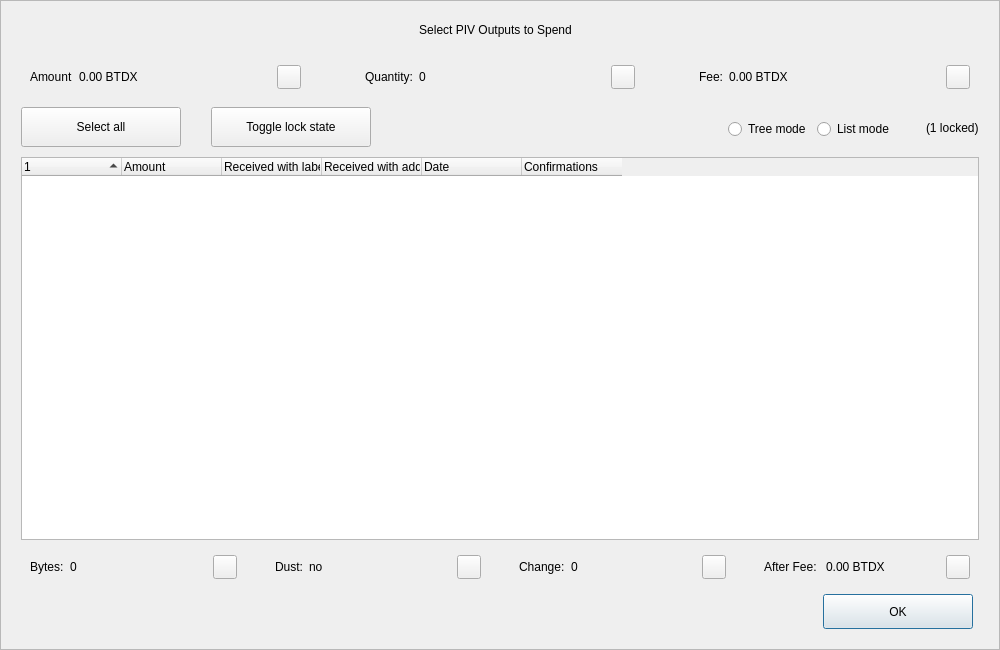
<?xml version="1.0" encoding="UTF-8"?>
<ui version="4.0">
 <class>CoinControlDialog</class>
 <widget class="QDialog" name="CoinControlDialog">
  <property name="geometry">
   <rect>
    <x>0</x>
    <y>0</y>
    <width>1000</width>
    <height>650</height>
   </rect>
  </property>
  <property name="minimumSize">
   <size>
    <width>950</width>
    <height>650</height>
   </size>
  </property>
  <property name="windowTitle">
   <string>Coin Selection</string>
  </property>
  <property name="styleSheet">
   <string notr="true"/>
  </property>
  <layout class="QVBoxLayout" name="verticalLayout">
   <property name="spacing">
    <number>0</number>
   </property>
   <property name="leftMargin">
    <number>0</number>
   </property>
   <property name="topMargin">
    <number>0</number>
   </property>
   <property name="rightMargin">
    <number>0</number>
   </property>
   <property name="bottomMargin">
    <number>0</number>
   </property>
   <item>
    <widget class="QFrame" name="frameContainer">
     <property name="toolTipDuration">
      <number>0</number>
     </property>
     <property name="frameShape">
      <enum>QFrame::StyledPanel</enum>
     </property>
     <property name="frameShadow">
      <enum>QFrame::Raised</enum>
     </property>
     <layout class="QVBoxLayout" name="verticalLayout_2">
      <property name="leftMargin">
       <number>0</number>
      </property>
      <property name="rightMargin">
       <number>0</number>
      </property>
      <property name="bottomMargin">
       <number>20</number>
      </property>
      <item>
       <layout class="QHBoxLayout" name="horizontalLayout_12">
        <property name="spacing">
         <number>0</number>
        </property>
        <property name="leftMargin">
         <number>20</number>
        </property>
        <property name="rightMargin">
         <number>30</number>
        </property>
        <item>
         <spacer name="horizontalSpacer_4">
          <property name="orientation">
           <enum>Qt::Horizontal</enum>
          </property>
          <property name="sizeHint" stdset="0">
           <size>
            <width>40</width>
            <height>20</height>
           </size>
          </property>
         </spacer>
        </item>
        <item>
         <widget class="QLabel" name="labelTitle">
          <property name="minimumSize">
           <size>
            <width>0</width>
            <height>40</height>
           </size>
          </property>
          <property name="maximumSize">
           <size>
            <width>16777215</width>
            <height>40</height>
           </size>
          </property>
          <property name="text">
           <string>Select PIV Outputs to Spend</string>
          </property>
          <property name="alignment">
           <set>Qt::AlignCenter</set>
          </property>
          <property name="margin">
           <number>7</number>
          </property>
         </widget>
        </item>
        <item>
         <spacer name="horizontalSpacer_5">
          <property name="orientation">
           <enum>Qt::Horizontal</enum>
          </property>
          <property name="sizeHint" stdset="0">
           <size>
            <width>40</width>
            <height>20</height>
           </size>
          </property>
         </spacer>
        </item>
       </layout>
      </item>
      <item>
       <layout class="QHBoxLayout" name="horizontalLayout_8">
        <property name="leftMargin">
         <number>20</number>
        </property>
        <property name="rightMargin">
         <number>20</number>
        </property>
        <item>
         <widget class="QWidget" name="layoutAmount" native="true">
          <layout class="QHBoxLayout" name="horizontalLayout_9" stretch="0,1,0">
           <item>
            <widget class="QLabel" name="labelCoinControlAmountText">
             <property name="text">
              <string>Amount</string>
             </property>
            </widget>
           </item>
           <item>
            <widget class="QLabel" name="labelCoinControlAmount">
             <property name="text">
              <string>0.00 BTDX</string>
             </property>
            </widget>
           </item>
           <item alignment="Qt::AlignHCenter|Qt::AlignVCenter">
            <widget class="QPushButton" name="pushButtonAmount">
             <property name="minimumSize">
              <size>
               <width>0</width>
               <height>24</height>
              </size>
             </property>
             <property name="maximumSize">
              <size>
               <width>24</width>
               <height>26</height>
              </size>
             </property>
             <property name="focusPolicy">
              <enum>Qt::NoFocus</enum>
             </property>
             <property name="styleSheet">
              <string notr="true">padding-bottom:2px;
padding-right:4px;</string>
             </property>
             <property name="text">
              <string/>
             </property>
            </widget>
           </item>
          </layout>
         </widget>
        </item>
        <item>
         <spacer name="horizontalSpacer_2">
          <property name="orientation">
           <enum>Qt::Horizontal</enum>
          </property>
          <property name="sizeType">
           <enum>QSizePolicy::Fixed</enum>
          </property>
          <property name="sizeHint" stdset="0">
           <size>
            <width>40</width>
            <height>20</height>
           </size>
          </property>
         </spacer>
        </item>
        <item>
         <widget class="QWidget" name="layoutQuantity" native="true">
          <layout class="QHBoxLayout" name="horizontalLayout_10" stretch="0,1,0">
           <item>
            <widget class="QLabel" name="labelCoinControlQuantityText">
             <property name="text">
              <string>Quantity:</string>
             </property>
            </widget>
           </item>
           <item>
            <widget class="QLabel" name="labelCoinControlQuantity">
             <property name="text">
              <string>0</string>
             </property>
            </widget>
           </item>
           <item alignment="Qt::AlignHCenter|Qt::AlignVCenter">
            <widget class="QPushButton" name="pushButtonQuantity">
             <property name="minimumSize">
              <size>
               <width>0</width>
               <height>24</height>
              </size>
             </property>
             <property name="maximumSize">
              <size>
               <width>24</width>
               <height>26</height>
              </size>
             </property>
             <property name="focusPolicy">
              <enum>Qt::NoFocus</enum>
             </property>
             <property name="styleSheet">
              <string notr="true">padding-bottom:2px;
               padding-right:4px;</string>
             </property>
             <property name="text">
              <string/>
             </property>
            </widget>
           </item>
          </layout>
         </widget>
        </item>
        <item>
         <spacer name="horizontalSpacer_22">
          <property name="orientation">
           <enum>Qt::Horizontal</enum>
          </property>
          <property name="sizeType">
           <enum>QSizePolicy::Fixed</enum>
          </property>
          <property name="sizeHint" stdset="0">
           <size>
            <width>40</width>
            <height>20</height>
           </size>
          </property>
         </spacer>
        </item>
        <item>
         <widget class="QWidget" name="layoutFee" native="true">
          <layout class="QHBoxLayout" name="horizontalLayout_11" stretch="0,1,0">
           <item>
            <widget class="QLabel" name="labelCoinControlFeeText">
             <property name="text">
              <string>Fee:</string>
             </property>
            </widget>
           </item>
           <item>
            <widget class="QLabel" name="labelCoinControlFee">
             <property name="text">
              <string>0.00 BTDX</string>
             </property>
            </widget>
           </item>
           <item alignment="Qt::AlignHCenter|Qt::AlignVCenter">
            <widget class="QPushButton" name="pushButtonFee">
             <property name="minimumSize">
              <size>
               <width>0</width>
               <height>24</height>
              </size>
             </property>
             <property name="maximumSize">
              <size>
               <width>24</width>
               <height>26</height>
              </size>
             </property>
             <property name="focusPolicy">
              <enum>Qt::NoFocus</enum>
             </property>
             <property name="styleSheet">
              <string notr="true">padding-bottom:2px;
               padding-right:4px;</string>
             </property>
             <property name="text">
              <string/>
             </property>
            </widget>
           </item>
          </layout>
         </widget>
        </item>
       </layout>
      </item>
      <item>
       <widget class="QFrame" name="frame">
        <property name="minimumSize">
         <size>
          <width>0</width>
          <height>40</height>
         </size>
        </property>
        <property name="styleSheet">
         <string notr="true">#frame {
	border:0;
}</string>
        </property>
        <property name="frameShape">
         <enum>QFrame::StyledPanel</enum>
        </property>
        <property name="frameShadow">
         <enum>QFrame::Sunken</enum>
        </property>
        <layout class="QHBoxLayout" name="horizontalLayout">
         <property name="spacing">
          <number>0</number>
         </property>
         <property name="leftMargin">
          <number>20</number>
         </property>
         <property name="topMargin">
          <number>0</number>
         </property>
         <property name="rightMargin">
          <number>20</number>
         </property>
         <property name="bottomMargin">
          <number>0</number>
         </property>
         <item>
          <layout class="QHBoxLayout" name="horizontalLayoutPanel" stretch="0,0,0,0,0,0">
           <property name="spacing">
            <number>20</number>
           </property>
           <item>
            <widget class="QPushButton" name="pushButtonSelectAll">
             <property name="sizePolicy">
              <sizepolicy hsizetype="Maximum" vsizetype="Fixed">
               <horstretch>0</horstretch>
               <verstretch>0</verstretch>
              </sizepolicy>
             </property>
             <property name="minimumSize">
              <size>
               <width>160</width>
               <height>40</height>
              </size>
             </property>
             <property name="maximumSize">
              <size>
               <width>16777215</width>
               <height>40</height>
              </size>
             </property>
             <property name="text">
              <string>Select all</string>
             </property>
             <property name="checkable">
              <bool>true</bool>
             </property>
             <property name="checked">
              <bool>false</bool>
             </property>
             <property name="autoExclusive">
              <bool>false</bool>
             </property>
             <property name="autoDefault">
              <bool>false</bool>
             </property>
            </widget>
           </item>
           <item>
            <spacer name="horizontalSpacer_6">
             <property name="orientation">
              <enum>Qt::Horizontal</enum>
             </property>
             <property name="sizeType">
              <enum>QSizePolicy::Fixed</enum>
             </property>
             <property name="sizeHint" stdset="0">
              <size>
               <width>10</width>
               <height>20</height>
              </size>
             </property>
            </spacer>
           </item>
           <item>
            <widget class="QPushButton" name="pushButtonToggleLock">
             <property name="sizePolicy">
              <sizepolicy hsizetype="Maximum" vsizetype="Fixed">
               <horstretch>0</horstretch>
               <verstretch>0</verstretch>
              </sizepolicy>
             </property>
             <property name="minimumSize">
              <size>
               <width>160</width>
               <height>40</height>
              </size>
             </property>
             <property name="maximumSize">
              <size>
               <width>16777215</width>
               <height>40</height>
              </size>
             </property>
             <property name="text">
              <string>Toggle lock state</string>
             </property>
             <property name="checkable">
              <bool>true</bool>
             </property>
             <property name="autoExclusive">
              <bool>false</bool>
             </property>
             <property name="autoDefault">
              <bool>false</bool>
             </property>
            </widget>
           </item>
           <item>
            <spacer name="horizontalSpacer_7">
             <property name="orientation">
              <enum>Qt::Horizontal</enum>
             </property>
             <property name="sizeType">
              <enum>QSizePolicy::Expanding</enum>
             </property>
             <property name="sizeHint" stdset="0">
              <size>
               <width>30</width>
               <height>20</height>
              </size>
             </property>
            </spacer>
           </item>
           <item alignment="Qt::AlignRight">
            <widget class="QGroupBox" name="groupBox_2">
             <property name="styleSheet">
              <string notr="true">#groupBox_2 {
    background-color:transparent;
    border-radius:0;
}</string>
             </property>
             <property name="title">
              <string/>
             </property>
             <layout class="QHBoxLayout" name="horizontalLayout_14">
              <item>
               <widget class="QRadioButton" name="radioTreeMode">
                <property name="sizePolicy">
                 <sizepolicy hsizetype="Maximum" vsizetype="Fixed">
                  <horstretch>0</horstretch>
                  <verstretch>0</verstretch>
                 </sizepolicy>
                </property>
                <property name="text">
                 <string>Tree mode</string>
                </property>
               </widget>
              </item>
              <item>
               <widget class="QRadioButton" name="radioListMode">
                <property name="sizePolicy">
                 <sizepolicy hsizetype="Maximum" vsizetype="Fixed">
                  <horstretch>0</horstretch>
                  <verstretch>0</verstretch>
                 </sizepolicy>
                </property>
                <property name="text">
                 <string>List mode</string>
                </property>
                <property name="checked">
                 <bool>false</bool>
                </property>
               </widget>
              </item>
             </layout>
            </widget>
           </item>
           <item>
            <widget class="QLabel" name="labelLocked">
             <property name="text">
              <string>(1 locked)</string>
             </property>
            </widget>
           </item>
          </layout>
         </item>
        </layout>
       </widget>
      </item>
      <item>
       <layout class="QHBoxLayout" name="horizontalLayout_13">
        <property name="leftMargin">
         <number>20</number>
        </property>
        <property name="rightMargin">
         <number>20</number>
        </property>
        <item>
         <widget class="CoinControlTreeWidget" name="treeWidget">
          <property name="contextMenuPolicy">
           <enum>Qt::CustomContextMenu</enum>
          </property>
          <property name="styleSheet">
           <string notr="true"/>
          </property>
          <property name="sortingEnabled">
           <bool>false</bool>
          </property>
          <property name="columnCount">
           <number>6</number>
          </property>
          <attribute name="headerShowSortIndicator" stdset="0">
           <bool>true</bool>
          </attribute>
          <attribute name="headerStretchLastSection">
           <bool>false</bool>
          </attribute>
          <column>
           <property name="text">
            <string/>
           </property>
          </column>
          <column>
           <property name="text">
            <string>Amount</string>
           </property>
          </column>
          <column>
           <property name="text">
            <string>Received with label</string>
           </property>
          </column>
          <column>
           <property name="text">
            <string>Received with address</string>
           </property>
          </column>
          <column>
           <property name="text">
            <string>Date</string>
           </property>
          </column>
          <column>
           <property name="text">
            <string>Confirmations</string>
           </property>
           <property name="toolTip">
            <string>Confirmed</string>
           </property>
          </column>
         </widget>
        </item>
       </layout>
      </item>
      <item>
       <layout class="QHBoxLayout" name="horizontalLayout_3">
        <property name="spacing">
         <number>20</number>
        </property>
        <property name="leftMargin">
         <number>20</number>
        </property>
        <property name="rightMargin">
         <number>20</number>
        </property>
        <item>
         <widget class="QWidget" name="layoutBytes" native="true">
          <layout class="QHBoxLayout" name="horizontalLayout_4" stretch="0,1,0">
           <item>
            <widget class="QLabel" name="labelCoinControlBytesText">
             <property name="text">
              <string>Bytes:</string>
             </property>
            </widget>
           </item>
           <item>
            <widget class="QLabel" name="labelCoinControlBytes">
             <property name="text">
              <string>0</string>
             </property>
            </widget>
           </item>
           <item alignment="Qt::AlignHCenter|Qt::AlignVCenter">
            <widget class="QPushButton" name="pushButtonBytes">
             <property name="minimumSize">
              <size>
               <width>0</width>
               <height>24</height>
              </size>
             </property>
             <property name="maximumSize">
              <size>
               <width>24</width>
               <height>26</height>
              </size>
             </property>
             <property name="focusPolicy">
              <enum>Qt::NoFocus</enum>
             </property>
             <property name="styleSheet">
              <string notr="true">padding-bottom:2px;
               padding-right:4px;</string>
             </property>
             <property name="text">
              <string/>
             </property>
            </widget>
           </item>
          </layout>
         </widget>
        </item>
        <item>
         <widget class="QWidget" name="layoutDust" native="true">
          <layout class="QHBoxLayout" name="horizontalLayout_5" stretch="0,1,0">
           <item>
            <widget class="QLabel" name="labelCoinControlLowOutputText">
             <property name="text">
              <string>Dust:</string>
             </property>
            </widget>
           </item>
           <item>
            <widget class="QLabel" name="labelCoinControlLowOutput">
             <property name="text">
              <string>no</string>
             </property>
            </widget>
           </item>
           <item alignment="Qt::AlignHCenter|Qt::AlignVCenter">
            <widget class="QPushButton" name="pushButtonDust">
             <property name="minimumSize">
              <size>
               <width>0</width>
               <height>24</height>
              </size>
             </property>
             <property name="maximumSize">
              <size>
               <width>24</width>
               <height>26</height>
              </size>
             </property>
             <property name="focusPolicy">
              <enum>Qt::NoFocus</enum>
             </property>
             <property name="styleSheet">
              <string notr="true">padding-bottom:2px;
               padding-right:4px;</string>
             </property>
             <property name="text">
              <string/>
             </property>
            </widget>
           </item>
          </layout>
         </widget>
        </item>
        <item>
         <widget class="QWidget" name="layoutChange" native="true">
          <layout class="QHBoxLayout" name="horizontalLayout_6" stretch="0,1,0">
           <item>
            <widget class="QLabel" name="labelCoinControlChangeText">
             <property name="text">
              <string>Change:</string>
             </property>
            </widget>
           </item>
           <item>
            <widget class="QLabel" name="labelCoinControlChange">
             <property name="text">
              <string>0</string>
             </property>
            </widget>
           </item>
           <item alignment="Qt::AlignHCenter|Qt::AlignVCenter">
            <widget class="QPushButton" name="pushButtonChange">
             <property name="minimumSize">
              <size>
               <width>0</width>
               <height>24</height>
              </size>
             </property>
             <property name="maximumSize">
              <size>
               <width>24</width>
               <height>26</height>
              </size>
             </property>
             <property name="focusPolicy">
              <enum>Qt::NoFocus</enum>
             </property>
             <property name="styleSheet">
              <string notr="true">padding-bottom:2px;
               padding-right:4px;</string>
             </property>
             <property name="text">
              <string/>
             </property>
            </widget>
           </item>
          </layout>
         </widget>
        </item>
        <item>
         <widget class="QWidget" name="layoutAfter" native="true">
          <layout class="QHBoxLayout" name="horizontalLayout_7" stretch="0,1,0">
           <item>
            <widget class="QLabel" name="labelCoinControlAfterFeeText">
             <property name="text">
              <string>After Fee: </string>
             </property>
            </widget>
           </item>
           <item>
            <widget class="QLabel" name="labelCoinControlAfterFee">
             <property name="text">
              <string>0.00 BTDX</string>
             </property>
            </widget>
           </item>
           <item alignment="Qt::AlignHCenter|Qt::AlignVCenter">
            <widget class="QPushButton" name="pushButtonAlterFee">
             <property name="minimumSize">
              <size>
               <width>0</width>
               <height>24</height>
              </size>
             </property>
             <property name="maximumSize">
              <size>
               <width>24</width>
               <height>26</height>
              </size>
             </property>
             <property name="focusPolicy">
              <enum>Qt::NoFocus</enum>
             </property>
             <property name="styleSheet">
              <string notr="true">padding-bottom:2px;
               padding-right:4px;</string>
             </property>
             <property name="text">
              <string/>
             </property>
            </widget>
           </item>
          </layout>
         </widget>
        </item>
       </layout>
      </item>
      <item>
       <layout class="QHBoxLayout" name="horizontalLayout_2">
        <property name="spacing">
         <number>0</number>
        </property>
        <property name="leftMargin">
         <number>20</number>
        </property>
        <property name="rightMargin">
         <number>26</number>
        </property>
        <item>
         <spacer name="horizontalSpacer_3">
          <property name="orientation">
           <enum>Qt::Horizontal</enum>
          </property>
          <property name="sizeHint" stdset="0">
           <size>
            <width>558</width>
            <height>20</height>
           </size>
          </property>
         </spacer>
        </item>
        <item>
         <widget class="QPushButton" name="pushButtonOk">
          <property name="minimumSize">
           <size>
            <width>150</width>
            <height>35</height>
           </size>
          </property>
          <property name="text">
           <string>OK</string>
          </property>
         </widget>
        </item>
       </layout>
      </item>
     </layout>
    </widget>
   </item>
  </layout>
 </widget>
 <customwidgets>
  <customwidget>
   <class>CoinControlTreeWidget</class>
   <extends>QTreeWidget</extends>
   <header>coincontroltreewidget.h</header>
  </customwidget>
 </customwidgets>
 <resources/>
 <connections/>
</ui>
